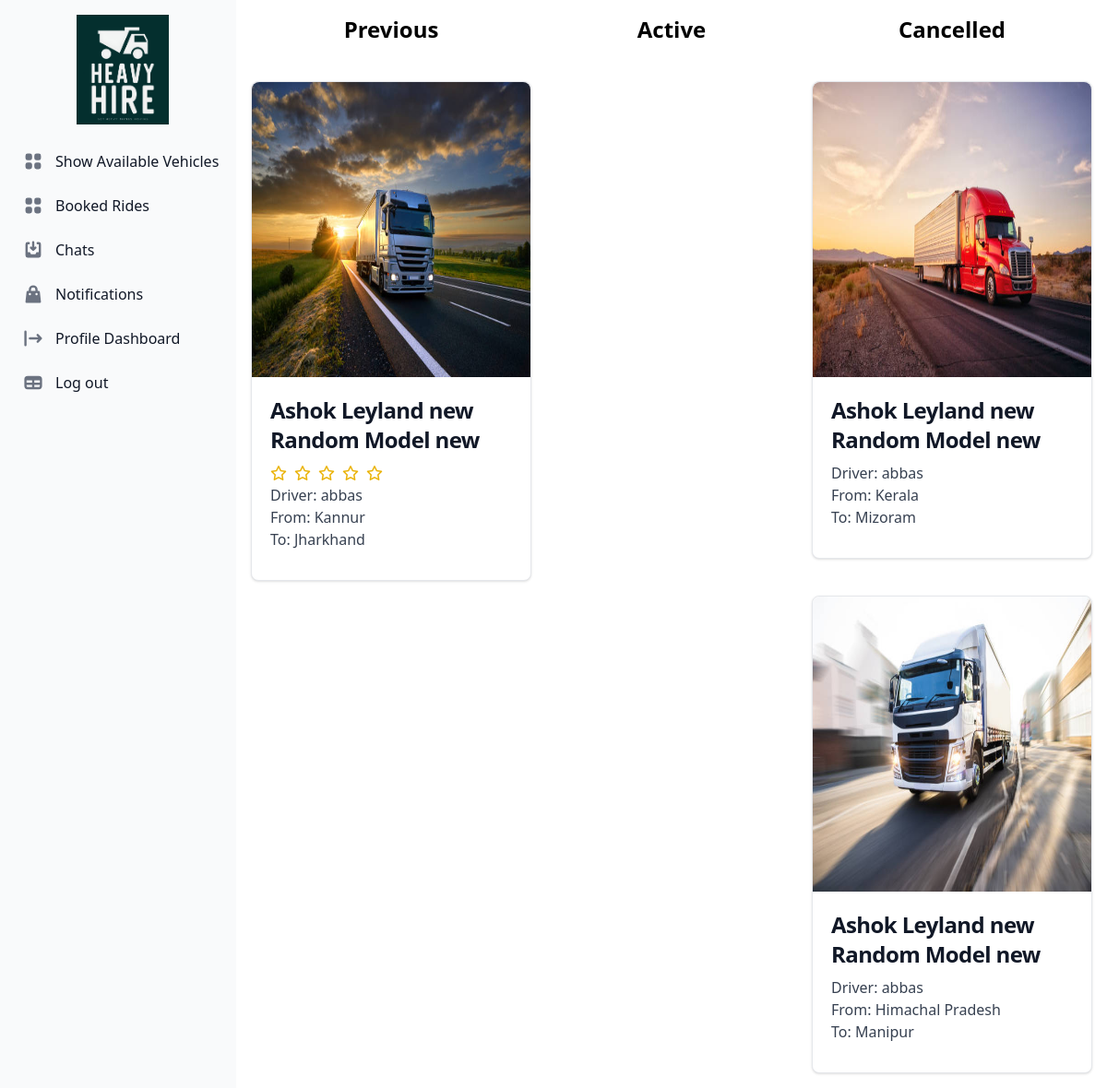
The page /client/user/booked.php (signed in) on the database its author committed.
### tables this page shows
CREATE TABLE `book` (
  `book_id` int(100) NOT NULL,
  `avai_id` int(100) NOT NULL,
  `user_id` int(100) NOT NULL,
  `driver_id` int(100) NOT NULL,
  `pick_up` varchar(200) NOT NULL,
  `drop_off` varchar(200) NOT NULL,
  `type` int(100) NOT NULL
);

CREATE TABLE `available` (
  `avai_id` int(100) NOT NULL,
  `acc_id` int(100) NOT NULL,
  `v_id` int(100) NOT NULL,
  `from_id` int(100) NOT NULL,
  `to_id` int(100) NOT NULL,
  `tfrom` time(6) NOT NULL,
  `tto` time(6) NOT NULL,
  `phone` varchar(100) NOT NULL,
  `image` varchar(255) NOT NULL
);

CREATE TABLE `vehicle` (
  `v_id` int(100) NOT NULL,
  `acc_id` int(11) NOT NULL,
  `brand` varchar(200) NOT NULL,
  `model` varchar(200) NOT NULL,
  `insurance` int(100) NOT NULL,
  `reg_no` int(100) NOT NULL,
  `exp_date` date NOT NULL
);

CREATE TABLE `accounts` (
  `acc_id` int(100) NOT NULL,
  `email` varchar(255) NOT NULL,
  `pass` varchar(255) NOT NULL,
  `type_id` int(100) NOT NULL,
  `name` varchar(200) NOT NULL,
  `phone` varchar(100) NOT NULL
);

CREATE TABLE `loc` (
  `loc_id` int(100) NOT NULL,
  `loc_name` varchar(255) NOT NULL
);

### client/user/booked.php (the view, shortened to what this page needs)
<?php
    include '../db/db.php';
?>
<!DOCTYPE html>
<html>
<head>
    <?php include '../links.php' ?>
</head>
<body>
    <?php include 'sidebar.php' ?>
    <div class="p-4 sm:ml-64">
            <div class="grid grid-cols-3">
                <div class="block">
                    <h1 class="font-bold text-center text-2xl">Previous</h1>
                    <?php
                        $get_previous = "select * from book where type=0";
                        $run_previous = $con->query($get_previous);
                        while($fetch_previous = $run_previous->fetch_assoc()){
                            $driver_id = $fetch_previous['driver_id'];
                            $avai_id = $fetch_previous['avai_id'];
                            $get_driver = "select * from accounts where acc_id=$driver_id";
                            $run_driver = $con->query($get_driver);
                            $fetch_driver = $run_driver->fetch_assoc();
                            $name = $fetch_driver['name'];
                            $get_vehicle = "select * from vehicle where acc_id=$driver_id";
                            $run_vehicle = $con->query($get_vehicle);
                            $fetch_vehicle = $run_vehicle->fetch_assoc();
                            $brand = $fetch_vehicle['brand'];
                            $model = $fetch_vehicle['model'];
                            $get_avai = "select * from available where avai_id=$avai_id";
                            $run_avai = $con->query($get_avai);
                            $fetch_avai = $run_avai->fetch_assoc();
                            $image = $fetch_avai['image'];
                            $from_id = $fetch_avai['from_id'];
                            $to_id = $fetch_avai['to_id'];
                            $q_from = "select * from loc where loc_id = $from_id";
                            $q_to = "select * from loc where loc_id = $to_id";
                            $run_from = $con->query($q_from);
                            $run_to = $con->query($q_to);
                            $fetch_from = $run_from->fetch_assoc();
                            $fetch_to = $run_to->fetch_assoc();
                            $pick_up = $fetch_from['loc_name'];
                            $drop_off = $fetch_to['loc_name'];
                            $stars = 0;
                            echo "
                            <div class='max-w-sm mt-10 bg-white border border-gray-200 rounded-lg shadow dark:bg-gray-800 dark:border-gray-700'>
                                <a href='#'>
                                    <img class='rounded-t-lg h-80 w-full' src='../../backend/availableImages/$image' alt='img' />
                                </a>
                                <div class='p-5'>
                                    <a href='#'>
                                        <h5 class='mb-2 text-2xl font-bold tracking-tight text-gray-900 dark:text-white'>$brand $model</h5>
                                    </a>";
                                    $id = 1;
                                    for($i=1;$i<=5-$stars; $i++){
                                        echo "<i onclick='rateDriver($driver_id, $id)' class='fa-regular fa-star text-yellow-500 cursor-pointer mr-2'></i>";
                                        $id += 1;
                                    }
                                    echo "
                                    <ul class='mb-3'>
                                        <li class='font-normal text-gray-700 dark:text-gray-400'>Driver: $name</li>
                                        <li class='font-normal text-gray-700 dark:text-gray-400'>From: $pick_up</li>
                                        <li class='font-normal text-gray-700 dark:text-gray-400'>To: $drop_off</li>
                                    </ul>
                                </div>
                            </div>
                            ";
                        }
                    ?>
                </div>
                <div class="block">
                    <h1 class="font-bold text-center text-2xl">Active</h1>
                </div>
                <div class="block">
                    <h1 class="font-bold text-center text-2xl">Cancelled</h1>
                    <?php
                        $get_previous = "select * from book where type=2";
                        $run_previous = $con->query($get_previous);
                        while($fetch_previous = $run_previous->fetch_assoc()){
                            $driver_id = $fetch_previous['driver_id'];
                            $avai_id = $fetch_previous['avai_id'];
                            $get_driver = "select * from accounts where acc_id=$driver_id";
                            $run_driver = $con->query($get_driver);
                            $fetch_driver = $run_driver->fetch_assoc();
                            $name = $fetch_driver['name'];
                            $get_vehicle = "select * from vehicle where acc_id=$driver_id";
                            $run_vehicle = $con->query($get_vehicle);
                            $fetch_vehicle = $run_vehicle->fetch_assoc();
                            $brand = $fetch_vehicle['brand'];
                            $model = $fetch_vehicle['model'];
                            $get_avai = "select * from available where avai_id=$avai_id";
                            $run_avai = $con->query($get_avai);
                            $fetch_avai = $run_avai->fetch_assoc();
                            $image = $fetch_avai['image'];
                            $from_id = $fetch_avai['from_id'];
                            $to_id = $fetch_avai['to_id'];
                            $q_from = "select * from loc where loc_id = $from_id";
                            $q_to = "select * from loc where loc_id = $to_id";
                            $run_from = $con->query($q_from);
                            $run_to = $con->query($q_to);
                            $fetch_from = $run_from->fetch_assoc();
                            $fetch_to = $run_to->fetch_assoc();
                            $pick_up = $fetch_from['loc_name'];
                            $drop_off = $fetch_to['loc_name'];
                            echo "
                            <div class='max-w-sm mt-10 bg-white border border-gray-200 rounded-lg shadow dark:bg-gray-800 dark:border-gray-700'>
                                <a href='#'>
                                    <img class='rounded-t-lg h-80 w-full' src='../../backend/availableImages/$image' alt='img' />
                                </a>
                                <div class='p-5'>
                                    <a href='#'>
                                        <h5 class='mb-2 text-2xl font-bold tracking-tight text-gray-900 dark:text-white'>$brand $model</h5>
                                    </a>
                                    <ul class='mb-3'>
                                        <li class='font-normal text-gray-700 dark:text-gray-400'>Driver: $name</li>
                                        <li class='font-normal text-gray-700 dark:text-gray-400'>From: $pick_up</li>
                                        <li class='font-normal text-gray-700 dark:text-gray-400'>To: $drop_off</li>
                                    </ul>
                                </div>
                            </div>
                            ";
                        }
                    ?>
                </div>
            </div>
</body>
</html>

### client/style.css (style rules this page uses)
:root { --clr-neutral-900: #116D6E; --clr-neutral-100: #fff; }
*, *::after, *::before { box-sizing: border-box; margin: 0; padding: 0; }
img { max-width: 100%; }
a { font: inherit; color: inherit; text-decoration: none; }
ul { list-style-type: none; }
html { font-family: Uber Move, Uber Move Text, system-ui, "Helvetica Neue", Helvetica, Arial, sans-serif; }

### rows shown on the page
book: avai.image (picture), vehicle.brand "Ashok Leyland new", vehicle.model "Random Model new", driver_id 5 (drawn), accounts.name "abbas", loc.loc_name "Kannur", loc.loc_name "Jharkhand"
book: avai.image (picture), vehicle.brand "Ashok Leyland new", vehicle.model "Random Model new", accounts.name "abbas", loc.loc_name "Kerala", loc.loc_name "Mizoram"
book: avai.image (picture), vehicle.brand "Ashok Leyland new", vehicle.model "Random Model new", accounts.name "abbas", loc.loc_name "Himachal Pradesh", loc.loc_name "Manipur"
